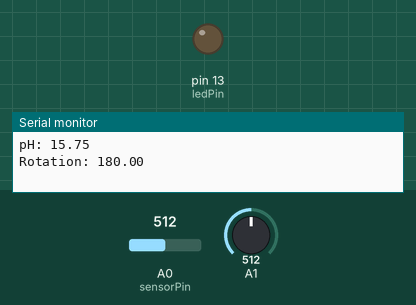
The sketch below on a simulated Arduino Uno, built with avr-gcc and run on an emulated ATmega328P. Shown: output pins drawn as LEDs (lit = HIGH), the last lines printed to the serial monitor. The inputs (shaded band) are chosen by the test bench; at power-on: A0 (sensorPin) = 512, A1 = 512.

Above: at 1.2 s.
1.3 s: A0 (sensorPin) set to 526
At 2.5 s:
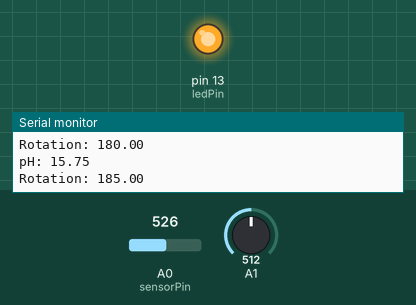
3.1 s: A0 (sensorPin) set to 511
At 4.6 s:
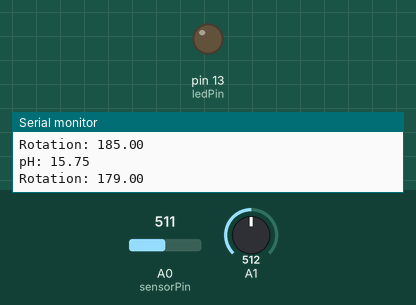
5.7 s: A0 (sensorPin) set to 716
At 8.0 s:
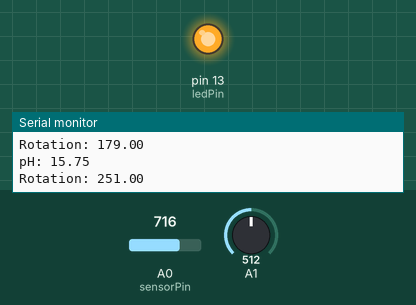
Timing chart, 0 to 9.5 s (numbered marks = the images above; inputs shaded):
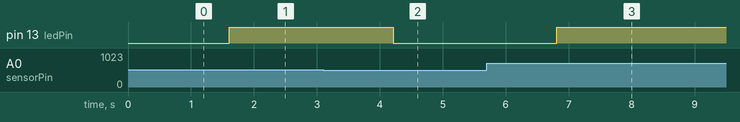

Measured:
- the behaviour switches between 514 and 515 on A0 (sensorPin) (found by bisection; images 0 and 1)
- after the input at 1.3 s, pin 13 (ledPin): LOW → HIGH after 0.31 s
- after the input at 3.1 s, pin 13 (ledPin): HIGH → LOW after 1.1 s
- after the input at 5.7 s, pin 13 (ledPin): LOW → HIGH after 1.1 s

The sketch:

glucose_pH_mix.ino
```cpp
float calibration_value = 30;
int phval = 0;
unsigned long int avgval;
int buffer_arr[10], temp;
const int sensorPin = A0;
const int ledPin = 13;

void setup() {
  Serial.begin(9600);
  pinMode(ledPin, OUTPUT);
}

void loop() {

   int sensorValue = analogRead(sensorPin);

   float rotationAngle = map(sensorValue, 0, 1023, 0, 360);

  for (int i = 0; i < 10; i++) {
    buffer_arr[i] = analogRead(A1);
    delay(30);
  }

  for (int i = 0; i < 9; i++) {
    for (int j = i + 1; j < 10; j++) {
      if (buffer_arr[i] > buffer_arr[j]) {
        temp = buffer_arr[i];
        buffer_arr[i] = buffer_arr[j];
        buffer_arr[j] = temp;
      }
    }
  }

  avgval = 0;
  for (int i = 2; i < 8; i++)
    avgval += buffer_arr[i];

  float volt = (float)avgval * 5.0 / 1024 / 6;
  float ph_act = -5.70 * volt + calibration_value;

  Serial.print("pH: ");
  Serial.println(ph_act);
  Serial.print("Rotation: ");
  Serial.println(rotationAngle);
   if (rotationAngle > 180) {
    digitalWrite(ledPin, HIGH);
  } else {
    digitalWrite(ledPin, LOW);
  }
delay(1000);

}
```
